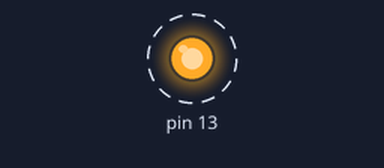
The sketch below on a simulated Arduino Uno, built with avr-gcc and run on an emulated ATmega328P. On the bench: output pins drawn as LEDs (lit = HIGH). Dashed ring = blinking.

Above: at 0.05 s.
Timing chart, 0 to 3.0 s (numbered marks = the images above):
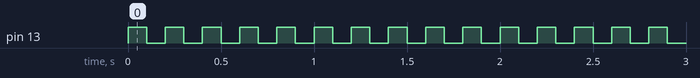

Measured:
- by itself, pin 13: alternates HIGH for 0.10 s and LOW for 0.10 s

The sketch:

led_blink_smallest.ino
```cpp
#include <util/delay.h>
int main ()
  {
  DDRB = bit (5);
  while (true)
    {
      PINB = bit (5);
      _delay_ms(100);
    }
  }
```
